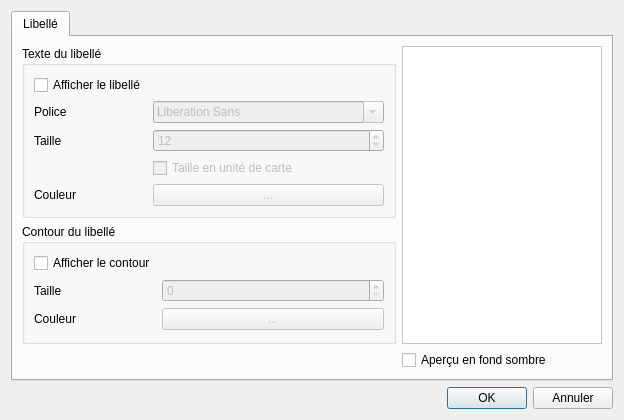
<?xml version="1.0" encoding="UTF-8"?>
<ui version="4.0">
 <class>Dialog</class>
 <widget class="QDialog" name="Dialog">
  <property name="geometry">
   <rect>
    <x>0</x>
    <y>0</y>
    <width>510</width>
    <height>388</height>
   </rect>
  </property>
  <property name="windowTitle">
   <string>Configuration de la couche</string>
  </property>
  <property name="windowIcon">
   <iconset resource="../icons.qrc">
    <normaloff>:/std/icone/wrench-screwdriver-icon.png</normaloff>:/std/icone/wrench-screwdriver-icon.png</iconset>
  </property>
  <layout class="QVBoxLayout" name="verticalLayout">
   <item>
    <widget class="QTabWidget" name="tabWidget">
     <property name="currentIndex">
      <number>0</number>
     </property>
     <widget class="QWidget" name="tab">
      <attribute name="title">
       <string>Libellé</string>
      </attribute>
      <layout class="QGridLayout" name="gridLayout">
       <item row="1" column="1" rowspan="2">
        <widget class="QFrame" name="frame">
         <property name="minimumSize">
          <size>
           <width>200</width>
           <height>0</height>
          </size>
         </property>
         <property name="styleSheet">
          <string notr="true">background: white</string>
         </property>
         <property name="frameShape">
          <enum>QFrame::StyledPanel</enum>
         </property>
         <property name="frameShadow">
          <enum>QFrame::Sunken</enum>
         </property>
         <layout class="QVBoxLayout" name="verticalLayout_2"/>
        </widget>
       </item>
       <item row="1" column="0">
        <widget class="QGroupBox" name="groupBox">
         <property name="title">
          <string>Texte du libellé</string>
         </property>
         <layout class="QFormLayout" name="formLayout">
          <item row="0" column="0">
           <widget class="QCheckBox" name="checkBoxLabel">
            <property name="text">
             <string>Afficher le libellé</string>
            </property>
           </widget>
          </item>
          <item row="1" column="0">
           <widget class="QLabel" name="label">
            <property name="text">
             <string>Police</string>
            </property>
           </widget>
          </item>
          <item row="1" column="1">
           <widget class="QFontComboBox" name="fontComboBox">
            <property name="enabled">
             <bool>false</bool>
            </property>
           </widget>
          </item>
          <item row="2" column="0">
           <widget class="QLabel" name="label_2">
            <property name="text">
             <string>Taille</string>
            </property>
           </widget>
          </item>
          <item row="2" column="1">
           <widget class="QSpinBox" name="spinBoxLabelSize">
            <property name="enabled">
             <bool>false</bool>
            </property>
            <property name="maximum">
             <number>1000</number>
            </property>
            <property name="value">
             <number>12</number>
            </property>
           </widget>
          </item>
          <item row="4" column="0">
           <widget class="QLabel" name="label_3">
            <property name="text">
             <string>Couleur</string>
            </property>
           </widget>
          </item>
          <item row="4" column="1">
           <widget class="QPushButton" name="pushButtonLabelColor">
            <property name="enabled">
             <bool>false</bool>
            </property>
            <property name="text">
             <string>...</string>
            </property>
           </widget>
          </item>
          <item row="3" column="1">
           <widget class="QCheckBox" name="checkBoxMapUnit">
            <property name="enabled">
             <bool>false</bool>
            </property>
            <property name="text">
             <string>Taille en unité de carte</string>
            </property>
           </widget>
          </item>
         </layout>
        </widget>
       </item>
       <item row="2" column="0">
        <widget class="QGroupBox" name="groupBox_2">
         <property name="title">
          <string>Contour du libellé</string>
         </property>
         <layout class="QFormLayout" name="formLayout_2">
          <item row="0" column="0">
           <widget class="QCheckBox" name="checkBoxBuffer">
            <property name="text">
             <string>Afficher le contour</string>
            </property>
           </widget>
          </item>
          <item row="1" column="0">
           <widget class="QLabel" name="label_4">
            <property name="text">
             <string>Taille</string>
            </property>
           </widget>
          </item>
          <item row="1" column="1">
           <widget class="QSpinBox" name="spinBoxBufferSize">
            <property name="enabled">
             <bool>false</bool>
            </property>
           </widget>
          </item>
          <item row="2" column="0">
           <widget class="QLabel" name="label_5">
            <property name="text">
             <string>Couleur</string>
            </property>
           </widget>
          </item>
          <item row="2" column="1">
           <widget class="QPushButton" name="pushButtonBufferColor">
            <property name="enabled">
             <bool>false</bool>
            </property>
            <property name="text">
             <string>...</string>
            </property>
           </widget>
          </item>
         </layout>
        </widget>
       </item>
       <item row="3" column="1">
        <widget class="QCheckBox" name="checkBoxDarkBg">
         <property name="text">
          <string>Aperçu en fond sombre</string>
         </property>
        </widget>
       </item>
      </layout>
     </widget>
    </widget>
   </item>
   <item>
    <layout class="QHBoxLayout" name="horizontalLayout">
     <item>
      <spacer name="horizontalSpacer">
       <property name="orientation">
        <enum>Qt::Horizontal</enum>
       </property>
       <property name="sizeHint" stdset="0">
        <size>
         <width>40</width>
         <height>20</height>
        </size>
       </property>
      </spacer>
     </item>
     <item>
      <widget class="QPushButton" name="pushButtonOK">
       <property name="text">
        <string>OK</string>
       </property>
       <property name="default">
        <bool>true</bool>
       </property>
      </widget>
     </item>
     <item>
      <widget class="QPushButton" name="pushButtonCancel">
       <property name="text">
        <string>Annuler</string>
       </property>
       <property name="autoDefault">
        <bool>false</bool>
       </property>
      </widget>
     </item>
    </layout>
   </item>
  </layout>
 </widget>
 <resources>
  <include location="../icons.qrc"/>
 </resources>
 <connections/>
</ui>
